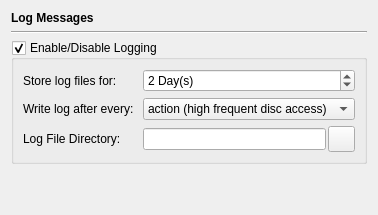
       <widget class="QWidget" name="page_5">
        <layout class="QGridLayout" name="gridLayout_21">
         <item row="0" column="0">
          <widget class="QLabel" name="label_6">
           <property name="styleSheet">
            <string notr="true">QLabel { font-weight: bold;  }</string>
           </property>
           <property name="text">
            <string>Log Messages</string>
           </property>
          </widget>
         </item>
         <item row="1" column="0">
          <widget class="Line" name="line_2">
           <property name="orientation">
            <enum>Qt::Orientation::Horizontal</enum>
           </property>
          </widget>
         </item>
         <item row="2" column="0">
          <widget class="QGroupBox" name="groupBox_logOnOff">
           <property name="title">
            <string>Enable/Disable Logging</string>
           </property>
           <property name="checkable">
            <bool>true</bool>
           </property>
           <property name="checked">
            <bool>true</bool>
           </property>
           <layout class="QGridLayout" name="gridLayout_20">
            <item row="0" column="0">
             <widget class="QLabel" name="label_27">
              <property name="sizePolicy">
               <sizepolicy hsizetype="Minimum" vsizetype="Preferred">
                <horstretch>0</horstretch>
                <verstretch>0</verstretch>
               </sizepolicy>
              </property>
              <property name="text">
               <string>Store log files for:</string>
              </property>
              <property name="buddy">
               <cstring>spinBox_logStoreDuration</cstring>
              </property>
             </widget>
            </item>
            <item row="0" column="1">
             <widget class="QSpinBox" name="spinBox_logStoreDuration">
              <property name="sizePolicy">
               <sizepolicy hsizetype="Expanding" vsizetype="Fixed">
                <horstretch>0</horstretch>
                <verstretch>0</verstretch>
               </sizepolicy>
              </property>
              <property name="suffix">
               <string> Day(s)</string>
              </property>
              <property name="minimum">
               <number>1</number>
              </property>
              <property name="maximum">
               <number>3650</number>
              </property>
              <property name="value">
               <number>2</number>
              </property>
             </widget>
            </item>
            <item row="1" column="0">
             <widget class="QLabel" name="label_39">
              <property name="sizePolicy">
               <sizepolicy hsizetype="Minimum" vsizetype="Preferred">
                <horstretch>0</horstretch>
                <verstretch>0</verstretch>
               </sizepolicy>
              </property>
              <property name="text">
               <string>Write log after every: </string>
              </property>
              <property name="wordWrap">
               <bool>false</bool>
              </property>
              <property name="buddy">
               <cstring>comboBox_logInterval</cstring>
              </property>
             </widget>
            </item>
            <item row="1" column="1">
             <widget class="QComboBox" name="comboBox_logInterval">
              <property name="sizePolicy">
               <sizepolicy hsizetype="Expanding" vsizetype="Fixed">
                <horstretch>0</horstretch>
                <verstretch>0</verstretch>
               </sizepolicy>
              </property>
              <item>
               <property name="text">
                <string>action (high frequent disc access)</string>
               </property>
              </item>
              <item>
               <property name="text">
                <string>hand (medium disc access)</string>
               </property>
              </item>
              <item>
               <property name="text">
                <string>game (low disc access)</string>
               </property>
              </item>
             </widget>
            </item>
            <item row="2" column="0">
             <widget class="QLabel" name="label_29">
              <property name="sizePolicy">
               <sizepolicy hsizetype="Minimum" vsizetype="Preferred">
                <horstretch>0</horstretch>
                <verstretch>0</verstretch>
               </sizepolicy>
              </property>
              <property name="text">
               <string>Log File Directory: </string>
              </property>
              <property name="buddy">
               <cstring>lineEdit_logDir</cstring>
              </property>
             </widget>
            </item>
            <item row="2" column="1">
             <layout class="QHBoxLayout" name="_2">
              <property name="spacing">
               <number>2</number>
              </property>
              <item>
               <widget class="QLineEdit" name="lineEdit_logDir"/>
              </item>
              <item>
               <widget class="QPushButton" name="pushButton_openLogDir">
                <property name="minimumSize">
                 <size>
                  <width>27</width>
                  <height>26</height>
                 </size>
                </property>
                <property name="maximumSize">
                 <size>
                  <width>27</width>
                  <height>26</height>
                 </size>
                </property>
                <property name="icon">
                 <iconset resource="resources/pokerth.qrc">
                  <normaloff>:/gfx/document-open-folder.png</normaloff>:/gfx/document-open-folder.png</iconset>
                </property>
               </widget>
              </item>
             </layout>
            </item>
           </layout>
          </widget>
         </item>
         <item row="3" column="0">
          <spacer name="verticalSpacer_7">
           <property name="orientation">
            <enum>Qt::Orientation::Vertical</enum>
           </property>
           <property name="sizeHint" stdset="0">
            <size>
             <width>20</width>
             <height>40</height>
            </size>
           </property>
          </spacer>
         </item>
        </layout>
       </widget>
